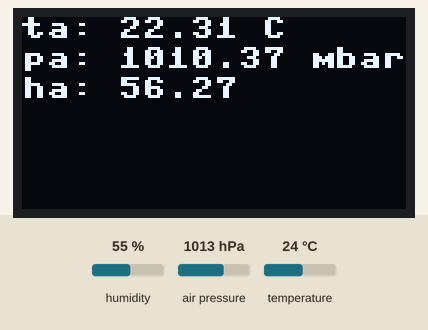
A program run on a simulated MicroPython board. Parts: 128×64 one-colour display. The inputs (shaded band) are chosen by the test bench; at power-on: humidity 55 %, air pressure 1013 hPa, temperature 24 °C. Library files of the repository ran but are not shown: bme280.py.

Above: at 1.2 s.
1.3 s: humidity set to 22 %
At 3.3 s:
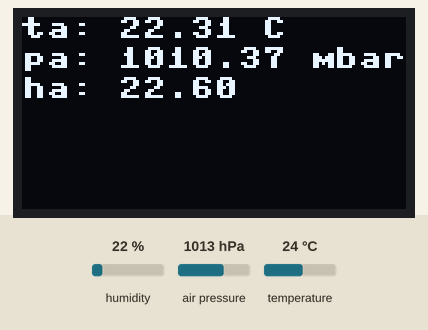
3.6 s: air pressure set to 952 hPa
At 5.3 s:
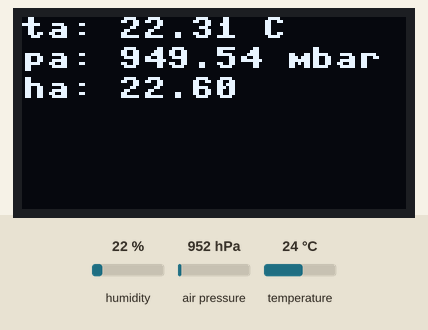
5.6 s: temperature set to 12 °C
At 6.6 s:
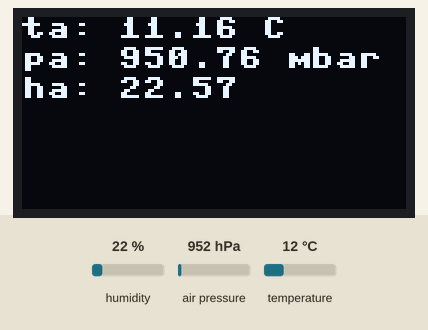
9.7 s: humidity set to 40 %
At 11.0 s:
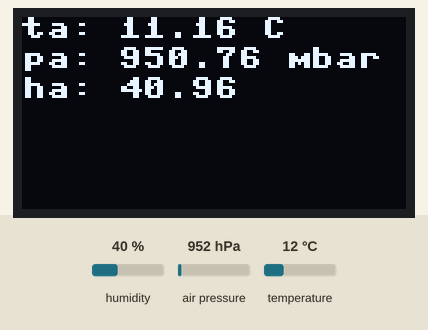
Timing chart, 0 to 12.7 s (numbered marks = the images above; inputs shaded):
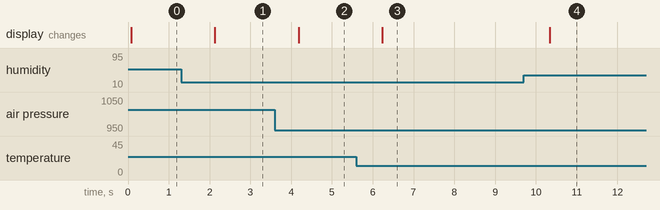

The program:

epa.py
```python
from machine import UART
import time
import ssd1306
from machine import I2C
from machine import Pin
import gc
import bme280

baudrate=1200
#baudrate=57600

y_start=0

uart = UART(1, baudrate=baudrate,rx=19,tx=21,timeout=10)

index=-1
g=10 # m/s^2
rho=997 # kg/m^3

# set up the display
# i2c == (scl,sda)

i2c = I2C(-1, Pin(14), Pin(2))
oled = ssd1306.SSD1306_I2C(128, 64, i2c)
bme=bme280.BME280(i2c=i2c)

#header_text="-- DEMO @ EPA --"
while True:

    index=index+1

    oled.fill(0)
    #oled.text(header_text,0,0)
    #oled.text("reading #"+str(index),0,0)


    # get pressure readings
    try:
        bme280_params=bme.values
        #print(bme280_params)
        ta=float(bme280_params[0])
        pa=float(bme280_params[1])
        ha=float(bme280_params[2])

        oled.text("ta: "+str(ta)+" C",0,0)
        oled.text("pa: "+str(pa)+" mbar",0,10)

        ha_string="ha: %.2f" % ha
        oled.text(ha_string,0,20)

    except Exception as e:
        print(e)

    a=uart.readline()
    if (a!=None):
        #print(a)
        try:
            packet_text = str(a, 'ascii')
            #print(packet_text)
            params=packet_text.strip().split(',')
            #print(params)

            tp=float(params[0])
            pp=float(params[1])

            index=index+1

            oled.text("tp: "+str(tp)+" C",0,30)
            oled.text("pp: "+str(pp)+ " mbar",0,40)
            delta_p_pa=(pp-pa)*100
            depth_m=delta_p_pa/(rho*g)
            print(depth_m)

            depth_string="dp: %.2f m" % depth_m
            oled.text(depth_string,0,50)


        except Exception as e:
            print(e)

    oled.show()
    time.sleep(2)
```

Measured:
- after the input at 1.3 s, the display: changes after 0.83 s (image 1)
- after the input at 3.6 s, the display: changes after 0.58 s (image 2)
- after the input at 5.6 s, the display: changes after 0.64 s (image 3)
- after the input at 9.7 s, the display: changes after 0.64 s (image 4)
